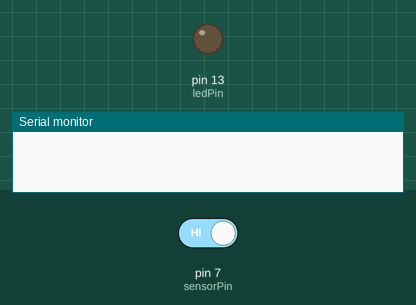
This sketch was run on a simulated Arduino Uno, built with avr-gcc and run on an emulated ATmega328P. On the bench: output pins drawn as LEDs (lit = HIGH), the last lines printed to the serial monitor. The inputs (shaded band) are chosen by the test bench; at power-on: pin 7 (sensorPin) HIGH.

Above: at 1.2 s.
1.3 s: pin 7 (sensorPin) driven LOW
At 2.0 s:
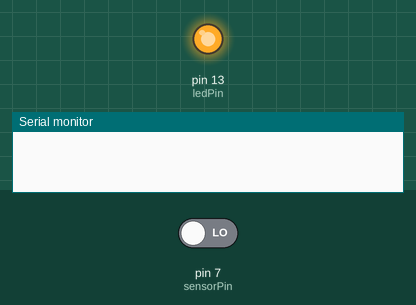
2.8 s: pin 7 (sensorPin) driven HIGH
At 3.6 s:
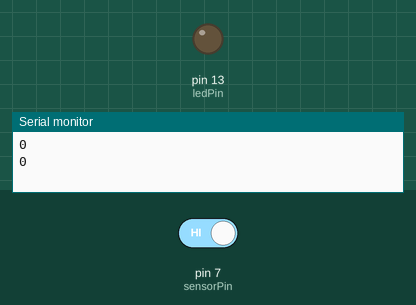
Timing chart, 0 to 5.8 s (numbered marks = the images above; inputs shaded):
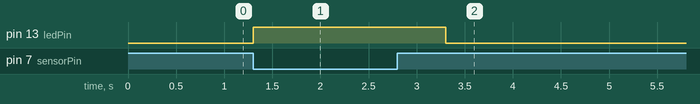

The sketch:

microphone_test.ino
```cpp
/*
 * Rui Santos
 * Complete Project Details https://randomnerdtutorials.com/guide-for-microphone-sound-sensor-with-arduino/
*/

int ledPin=13;
int sensorPin=7;
boolean val = 1;

void setup(){
  pinMode(sensorPin, INPUT);
  pinMode(ledPin, OUTPUT);
  Serial.begin (9600);
}

void loop (){
  val =digitalRead(sensorPin);
  // when the sensor detects a signal above the threshold value, LED flashes
  if (val== LOW) {
    digitalWrite(ledPin, HIGH);
    delay(1000);
    Serial.println (val);
  }
  else {
    digitalWrite(ledPin, LOW);
  }
}
```

Measured:
- after the input at 1.3 s, pin 13 (ledPin): LOW → HIGH at once
- after the input at 2.8 s, pin 13 (ledPin): HIGH → LOW after 0.50 s
